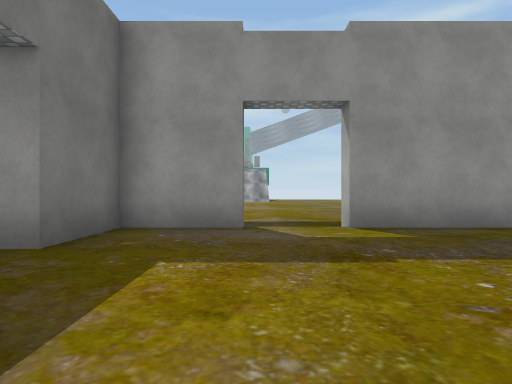
[1] (above)

15 first-person views from a walk through a Unity game level. The camera is 1.2 m above the floor, looks level and sees 80° across. The floor is counted in squares, 2 m on a side. Each view is taken from the middle of a square. On the plan, view 1 faces up. The plan holds only what a view shows up to about 9 squares ahead; the rest is blank. The place goes on beyond the plan. The player character is not drawn. Some animated figures are not drawn. Door leaves are left out, so doorways stand open. Some surface patterns are stand-ins.

[2]
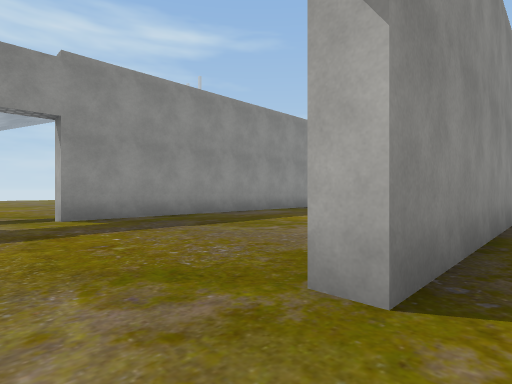

[3]
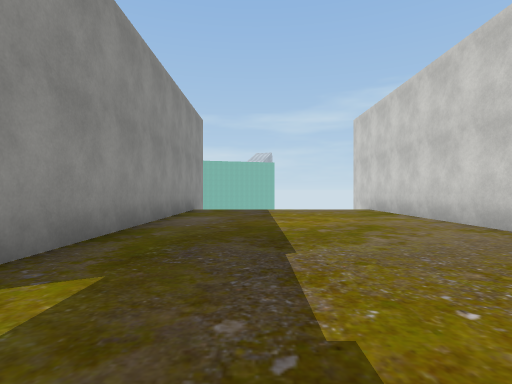

[4]
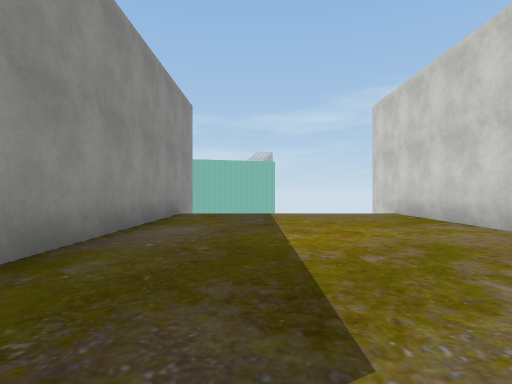

[5]
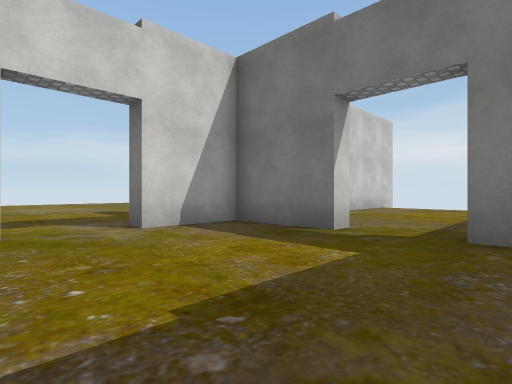

[6]
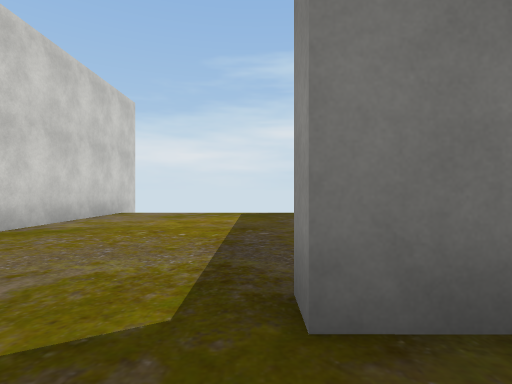

[7]
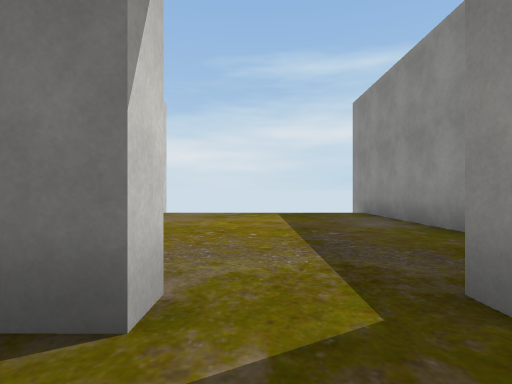

[8]
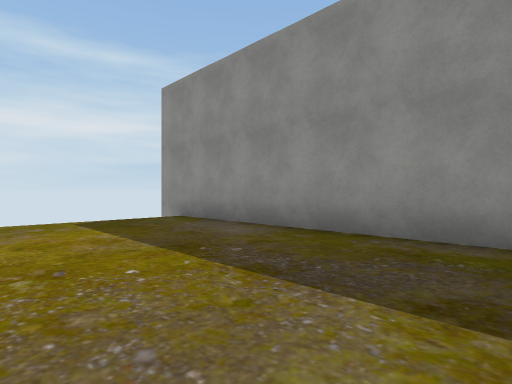

[9]
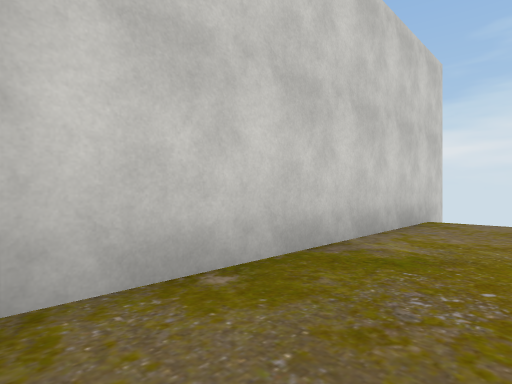

[10]
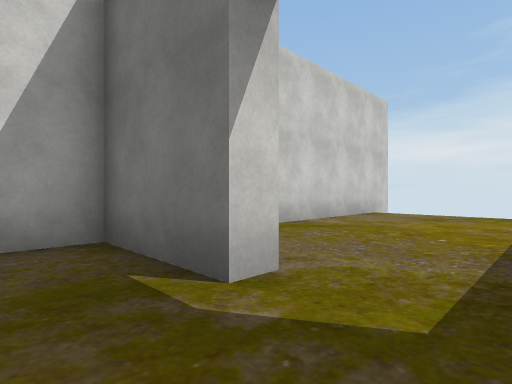

[11]
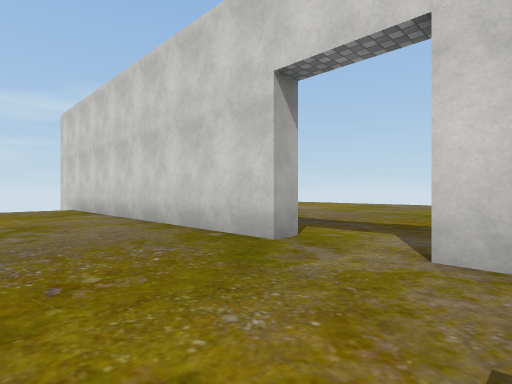

[12]
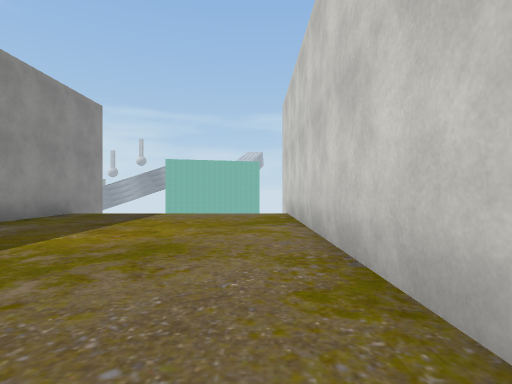

[13]
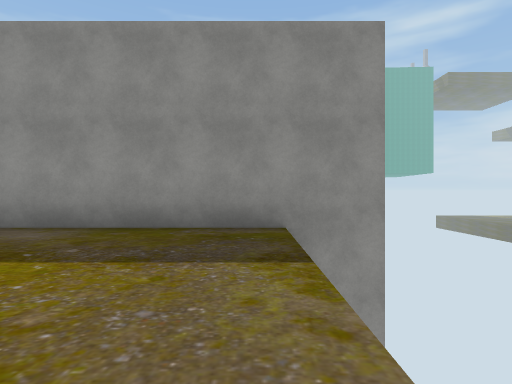

[14]
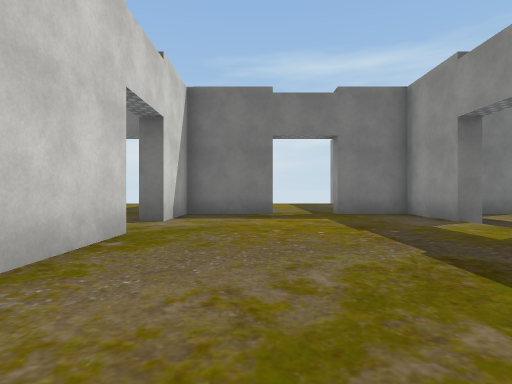

[15]
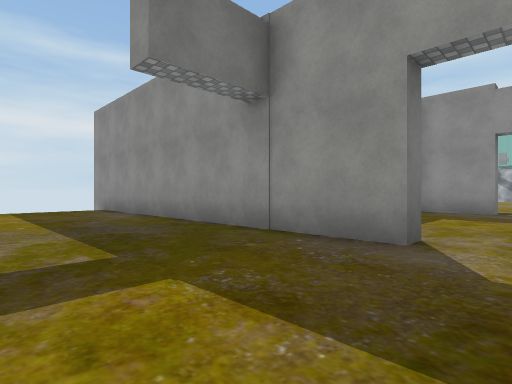

### Floor plan
Points are (right, up) in squares from view 1. A wall is a line through its corners. A room is listed if a view was taken in it or the views show most of it. See-through windows are left out.
Room 1 (views 1, 3, 4, 5, 6, 7, 10, 11, 12, 13, 14)
walls: (1.6, -0.9) (11, -0.9); (-0.2, 5.1) (-2.3, 5.1) (-2.3, 3.2); (-2.3, 1.5) (-2.3, -0.9) (-0.2, -0.9); (11.5, 5.1) (1.6, 5.1)
ways out: open door at (0.5, -1) to room 2; open door at (-2.5, 2.5) to room 3; open door at (0.5, 5)
Room 2 (views 2, 15)
walls: (-0.2, -1.4) (-8.1, -1.4); (7, -1.4) (1.6, -1.4)
ways out: open door at (0.5, -1) to room 1
Room 3 (views 8, 9)
walls: (-3.2, 5.1) (-10.5, 5.1); (-10.5, -0.9) (-3.1, -0.9)
ways out: open door at (-2.5, 2.5) to room 1

Positions as (right, up) in squares from view 1, and headings:
1: (0, 0), facing up
2: (0, -2), facing up-right
3: (0, 3), facing right
4: (2, 3), facing right
5: (2, 4), facing down-left
6: (-1, 3), facing left
7: (-1, 2), facing left
8: (-3, 1), facing up-left
9: (-3, 1), facing down-left
10: (-1, 3), facing down-left
11: (-1, 2), facing down-right
12: (2, 0), facing right
13: (10, 0), facing up
14: (6, 1), facing left
15: (1, -5), facing up-left
